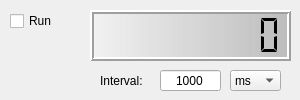
      <widget class="QWidget" name="tab_9">
       <attribute name="title">
        <string>   Interval  </string>
       </attribute>
       <widget class="QCheckBox" name="checkBox_2">
        <property name="geometry">
         <rect>
          <x>10</x>
          <y>10</y>
          <width>51</width>
          <height>22</height>
         </rect>
        </property>
        <property name="layoutDirection">
         <enum>Qt::LeftToRight</enum>
        </property>
        <property name="text">
         <string>Run</string>
        </property>
        <property name="iconSize">
         <size>
          <width>40</width>
          <height>40</height>
         </size>
        </property>
       </widget>
       <widget class="QLineEdit" name="Interval_time">
        <property name="geometry">
         <rect>
          <x>160</x>
          <y>70</y>
          <width>61</width>
          <height>21</height>
         </rect>
        </property>
        <property name="text">
         <string>1000</string>
        </property>
        <property name="alignment">
         <set>Qt::AlignCenter</set>
        </property>
       </widget>
       <widget class="QLabel" name="label_13">
        <property name="geometry">
         <rect>
          <x>100</x>
          <y>70</y>
          <width>55</width>
          <height>21</height>
         </rect>
        </property>
        <property name="text">
         <string>Interval:</string>
        </property>
       </widget>
       <widget class="QLCDNumber" name="lcdNumber_4">
        <property name="geometry">
         <rect>
          <x>90</x>
          <y>10</y>
          <width>201</width>
          <height>51</height>
         </rect>
        </property>
        <property name="styleSheet">
         <string notr="true">background-color: qlineargradient(spread:pad, x1:0, y1:0, x2:1, y2:0, stop:0 rgba(255, 255, 255, 55), stop:1 rgba(155, 155, 155, 155));</string>
        </property>
        <property name="lineWidth">
         <number>2</number>
        </property>
        <property name="smallDecimalPoint">
         <bool>true</bool>
        </property>
        <property name="digitCount">
         <number>8</number>
        </property>
        <property name="segmentStyle">
         <enum>QLCDNumber::Flat</enum>
        </property>
       </widget>
       <widget class="QComboBox" name="time_units">
        <property name="geometry">
         <rect>
          <x>230</x>
          <y>70</y>
          <width>51</width>
          <height>21</height>
         </rect>
        </property>
        <item>
         <property name="text">
          <string>ms</string>
         </property>
        </item>
        <item>
         <property name="text">
          <string>s</string>
         </property>
        </item>
        <item>
         <property name="text">
          <string>min</string>
         </property>
        </item>
        <item>
         <property name="text">
          <string>hr</string>
         </property>
        </item>
       </widget>
      </widget>
